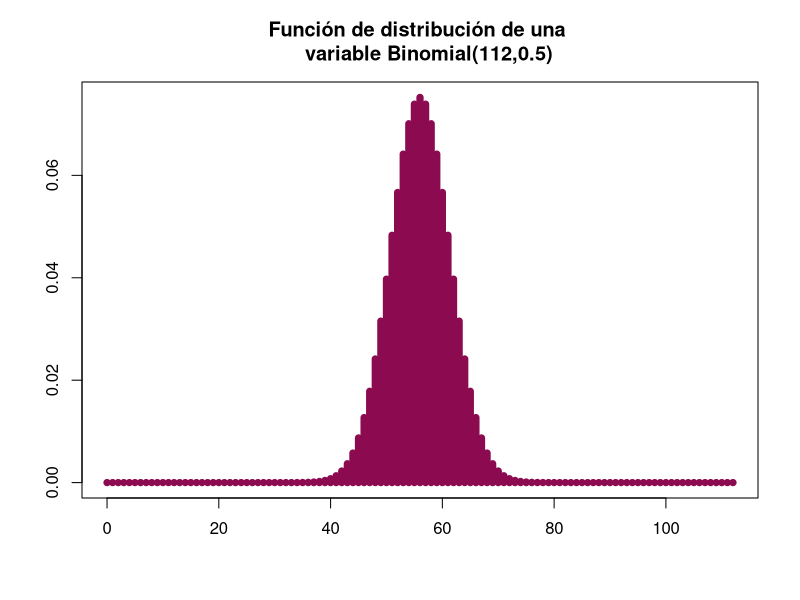

Here is the R script that generated this plot:
## ---- chunk 1
#Datos

T_1=9         #Observaciones menores/iguales a 60 minutos
T_2=8         #Observaciones que son menores estrictamente a 60 minutos
alpha=0.1    #Nivel de significancia
n=112         #Tamaño de la muestra
p=0.5         #Cuantil en este caso la mediana 
## ---- chunk 2
w=0:112
plot(w,dbinom(w,n,p),type="h",lwd=7, xlab= " ",ylab=" ",col= "deeppink4", main="Función de distribución de una 
   variable Binomial(112,0.5)")
## ---- chunk 3
t_1=qbinom(.10,n,p)        #Cuantil a comparar con el estadístico de prueba
t_1
pvalue=pbinom(T_1,n,p)     #P-value correspondiente
pvalue
## ---- chunk 4
binom.test(T_1,n,p=0.5,alternative = "less")
